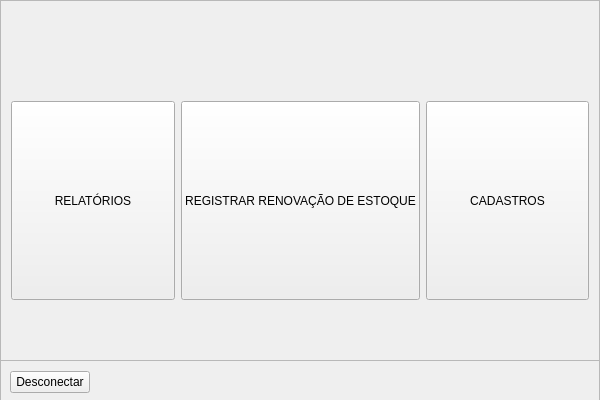
<?xml version="1.0" encoding="UTF-8"?>
<ui version="4.0">
 <class>InicialGestor</class>
 <widget class="QWidget" name="InicialGestor">
  <property name="windowModality">
   <enum>Qt::NonModal</enum>
  </property>
  <property name="geometry">
   <rect>
    <x>0</x>
    <y>0</y>
    <width>600</width>
    <height>400</height>
   </rect>
  </property>
  <property name="minimumSize">
   <size>
    <width>600</width>
    <height>400</height>
   </size>
  </property>
  <property name="maximumSize">
   <size>
    <width>600</width>
    <height>400</height>
   </size>
  </property>
  <property name="windowTitle">
   <string>Form</string>
  </property>
  <widget class="QFrame" name="ContainerButtons">
   <property name="geometry">
    <rect>
     <x>0</x>
     <y>0</y>
     <width>600</width>
     <height>401</height>
    </rect>
   </property>
   <property name="frameShape">
    <enum>QFrame::StyledPanel</enum>
   </property>
   <property name="frameShadow">
    <enum>QFrame::Raised</enum>
   </property>
   <layout class="QGridLayout" name="gridLayout">
    <property name="leftMargin">
     <number>10</number>
    </property>
    <property name="topMargin">
     <number>100</number>
    </property>
    <property name="rightMargin">
     <number>10</number>
    </property>
    <property name="bottomMargin">
     <number>100</number>
    </property>
    <item row="0" column="1">
     <widget class="QPushButton" name="Renovacao">
      <property name="sizePolicy">
       <sizepolicy hsizetype="Minimum" vsizetype="Minimum">
        <horstretch>0</horstretch>
        <verstretch>0</verstretch>
       </sizepolicy>
      </property>
      <property name="font">
       <font>
        <bold>false</bold>
       </font>
      </property>
      <property name="cursor">
       <cursorShape>ArrowCursor</cursorShape>
      </property>
      <property name="text">
       <string>REGISTRAR RENOVAÇÃO DE ESTOQUE</string>
      </property>
      <property name="icon">
       <iconset>
        <normaloff>../../assets/plus.svg</normaloff>../../assets/plus.svg</iconset>
      </property>
      <property name="default">
       <bool>false</bool>
      </property>
      <property name="flat">
       <bool>false</bool>
      </property>
     </widget>
    </item>
    <item row="0" column="0">
     <widget class="QPushButton" name="Relatorios">
      <property name="sizePolicy">
       <sizepolicy hsizetype="Minimum" vsizetype="Minimum">
        <horstretch>0</horstretch>
        <verstretch>0</verstretch>
       </sizepolicy>
      </property>
      <property name="font">
       <font>
        <bold>false</bold>
       </font>
      </property>
      <property name="cursor">
       <cursorShape>ArrowCursor</cursorShape>
      </property>
      <property name="text">
       <string>RELATÓRIOS</string>
      </property>
      <property name="icon">
       <iconset>
        <normaloff>../../assets/data.svg</normaloff>../../assets/data.svg</iconset>
      </property>
      <property name="default">
       <bool>false</bool>
      </property>
      <property name="flat">
       <bool>false</bool>
      </property>
     </widget>
    </item>
    <item row="0" column="2">
     <widget class="QPushButton" name="Cadastros">
      <property name="sizePolicy">
       <sizepolicy hsizetype="Minimum" vsizetype="Minimum">
        <horstretch>0</horstretch>
        <verstretch>0</verstretch>
       </sizepolicy>
      </property>
      <property name="font">
       <font>
        <bold>false</bold>
       </font>
      </property>
      <property name="cursor">
       <cursorShape>ArrowCursor</cursorShape>
      </property>
      <property name="text">
       <string>CADASTROS</string>
      </property>
      <property name="icon">
       <iconset>
        <normaloff>../../assets/cadastros.svg</normaloff>../../assets/cadastros.svg</iconset>
      </property>
      <property name="default">
       <bool>false</bool>
      </property>
      <property name="flat">
       <bool>false</bool>
      </property>
     </widget>
    </item>
   </layout>
  </widget>
  <widget class="QFrame" name="ContainerBotoes">
   <property name="geometry">
    <rect>
     <x>0</x>
     <y>360</y>
     <width>601</width>
     <height>44</height>
    </rect>
   </property>
   <property name="frameShape">
    <enum>QFrame::StyledPanel</enum>
   </property>
   <property name="frameShadow">
    <enum>QFrame::Raised</enum>
   </property>
   <layout class="QHBoxLayout" name="horizontalLayout">
    <item>
     <widget class="QPushButton" name="Desconectar">
      <property name="text">
       <string>Desconectar</string>
      </property>
      <property name="icon">
       <iconset>
        <normaloff>../../assets/logout.svg</normaloff>../../assets/logout.svg</iconset>
      </property>
     </widget>
    </item>
    <item>
     <spacer name="horizontalSpacer">
      <property name="orientation">
       <enum>Qt::Horizontal</enum>
      </property>
      <property name="sizeHint" stdset="0">
       <size>
        <width>40</width>
        <height>20</height>
       </size>
      </property>
     </spacer>
    </item>
   </layout>
  </widget>
 </widget>
 <resources/>
 <connections/>
</ui>
